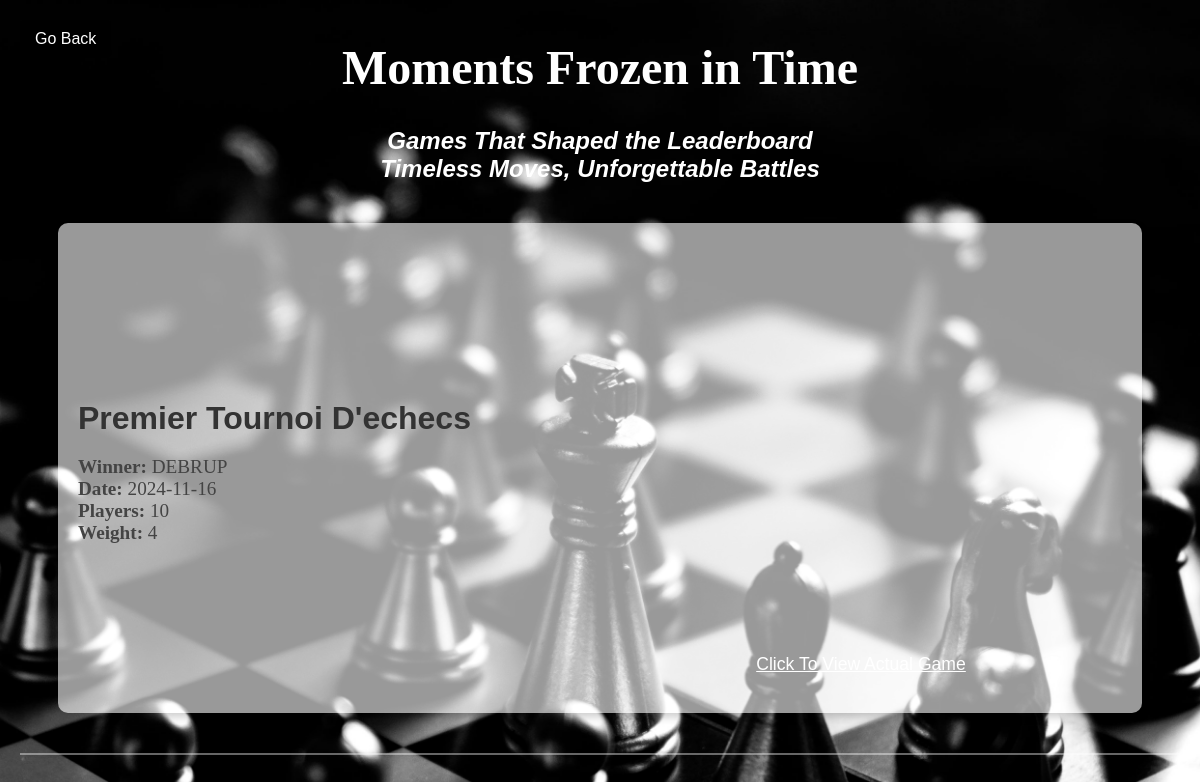
Page /iconic on the committed database.
### tables this page shows
CREATE TABLE tourns (
        name TEXT NOT NULL,
        winner TEXT NOT NULL,
        date DATE NOT NULL,
        players INTEGER NOT NULL,
        weight INTEGER NOT NULL,
        gif TEXT,
        link TEXT
    );

### app.py (the view)
@app.route('/iconic')
def iconic():
    conn = sqlite3.connect('data/main.db')
    c = conn.cursor()
    c.execute('SELECT * FROM tourns')
    tournaments = c.fetchall()
    conn.close()
    return render_template('iconic.html', tournaments=tournaments)

### templates/iconic.html (shortened to what this page needs)
<!DOCTYPE html>
<html lang="en">
<head>
    <link rel="stylesheet" href="{{ url_for('static', filename='iconic.css') }}">
</head>
<body>
    <button class="back-button" onclick="goBack()">Go Back</button>
    <div class="container">
        <h1 class="heading">Moments Frozen in Time</h1>
        <h2 class="subheading">Games That Shaped the Leaderboard<br>Timeless Moves, Unforgettable Battles</h2>
        {% for tournament in tournaments %}
        <div class="tournament">
            <div class="tournament-text">
                <h2 class="tournament-name">{{ tournament[0] }}</h2>
                <p class="details">
                    <strong>Winner:</strong> {{ tournament[1] }}<br>
                    <strong>Date:</strong> {{ tournament[2] }}<br>
                    <strong>Players:</strong> {{ tournament[3] }}<br>
                    <strong>Weight:</strong> {{ tournament[4] }}
                </p>
            </div>
            <a class="tournament-gif" href="{{ tournament[6] }}" target="_blank">
                <iframe src="{{ tournament[5]}}"
                        width="600"
                        height="397"
                        frameborder="0"
                        allowfullscreen>
                </iframe>
                <p>Click To View Actual Game</p>
            </a>
        </div>
        <hr>
        {% endfor %}
    </div>
</body>
</html>

### rows in the picture
tourns: name "Premier Tournoi D'echecs", winner "DEBRUP", date "2024-11-16", players "10", weight "4"
